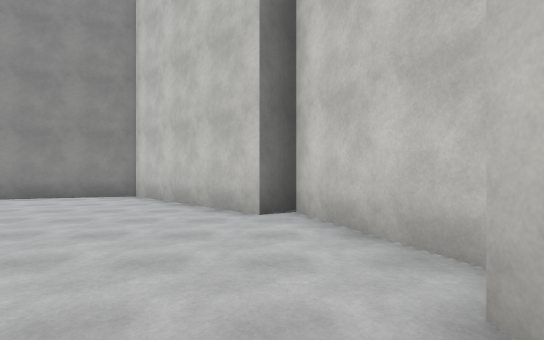
View 1 (above)

23 first-person views from a walk through a scene from a Unity 3-D project. The camera is 1.5 m above the floor, looks level and sees 85° across. The floor is counted in squares, 2 m on a side. Each view is taken from the middle of a square. On the plan, view 1 faces up. The plan holds only what a view shows up to about 10 squares ahead; the rest is blank. The place goes on beyond the plan. The player is left out. Surface patterns are stand-ins for the level's own textures.

View 2
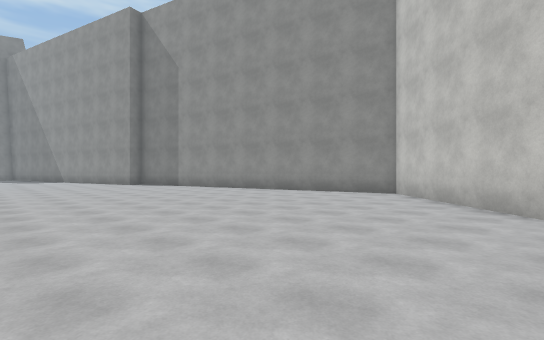

View 3
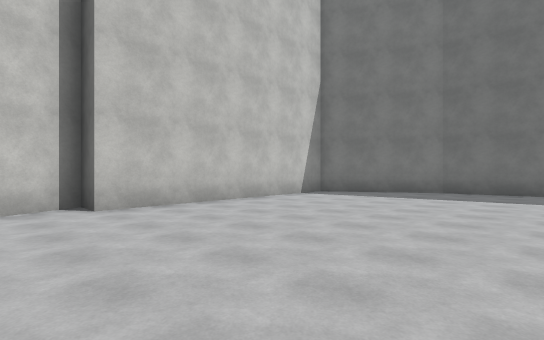

View 4
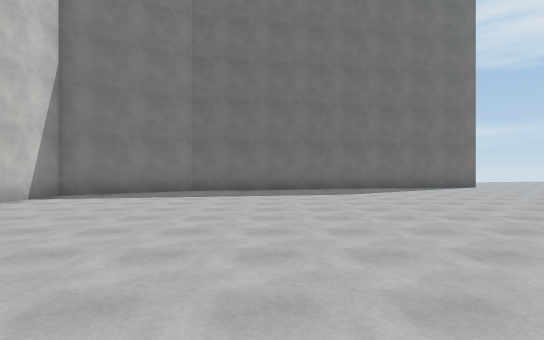

View 5
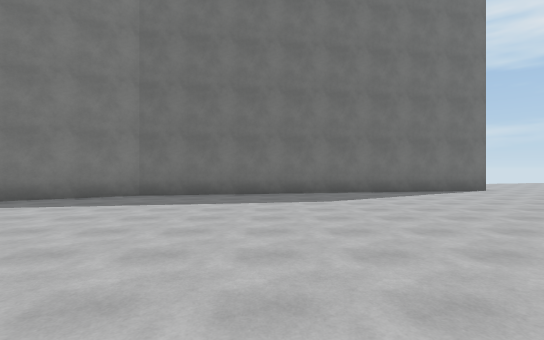

View 6
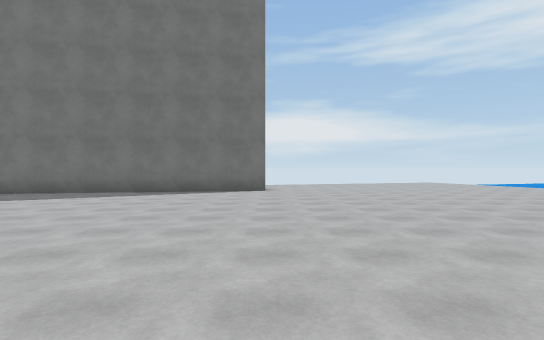

View 7
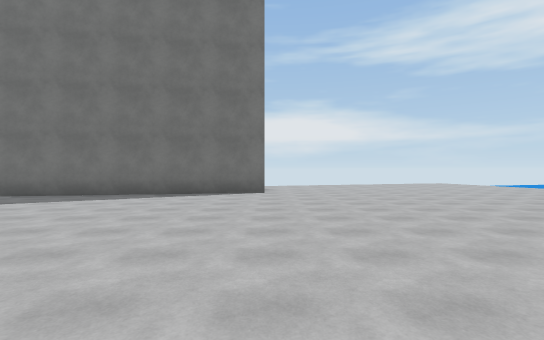

View 8
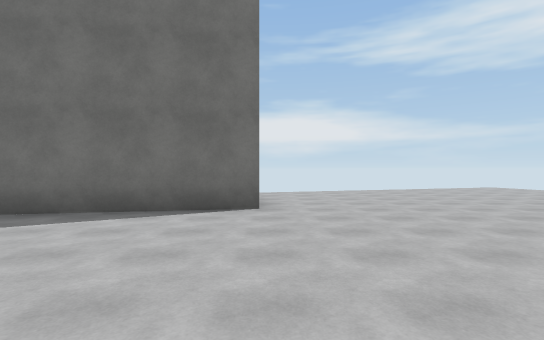

View 9
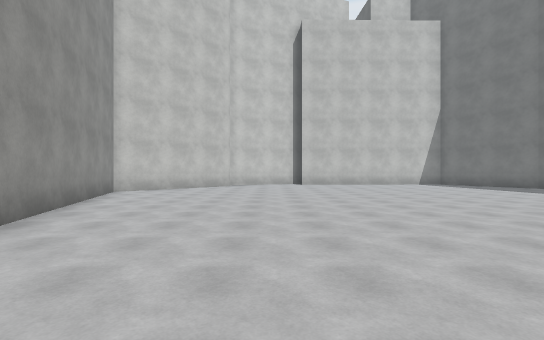

View 10
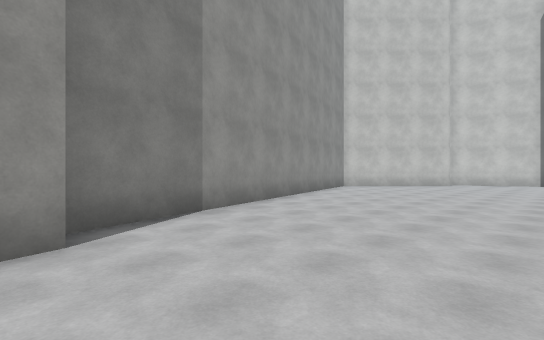

View 11
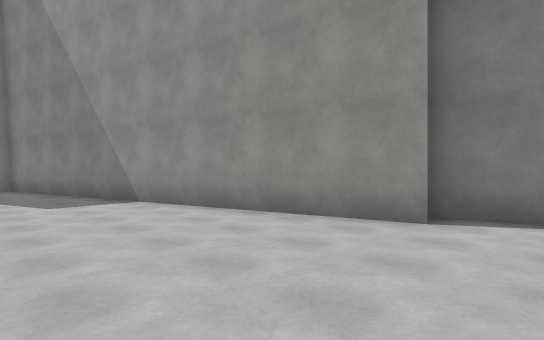

View 12
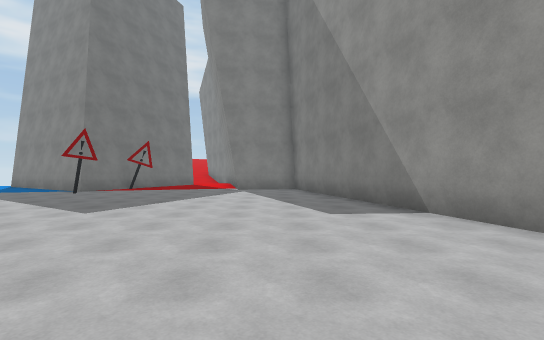

View 13
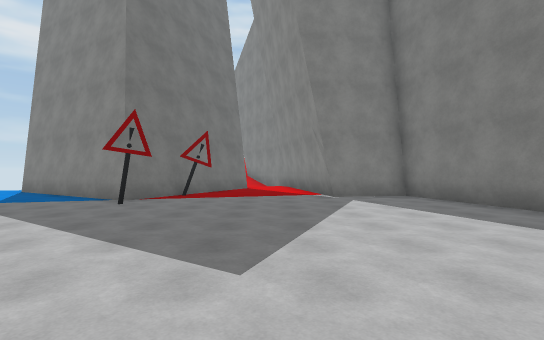

View 14
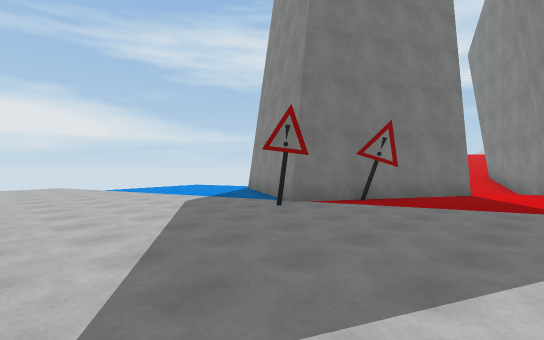

View 15
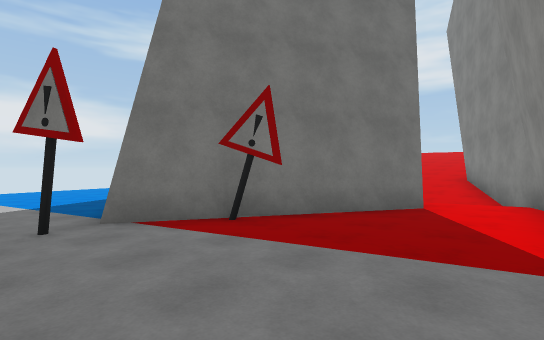

View 16
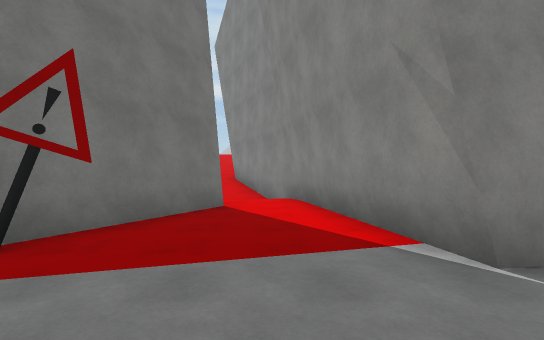

View 17
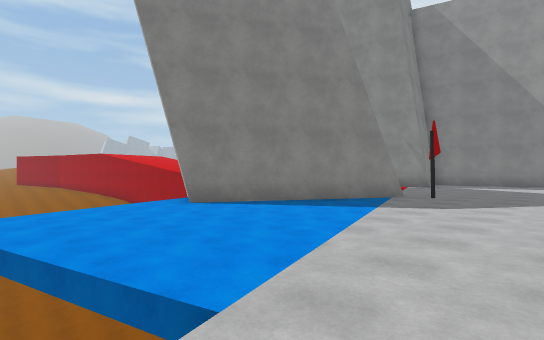

View 18
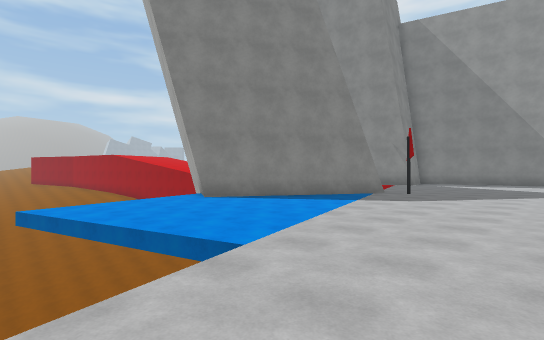

View 19
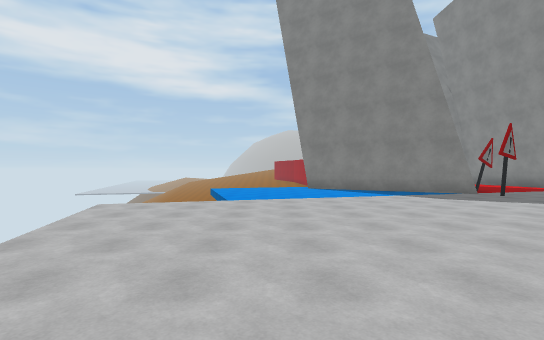

View 20
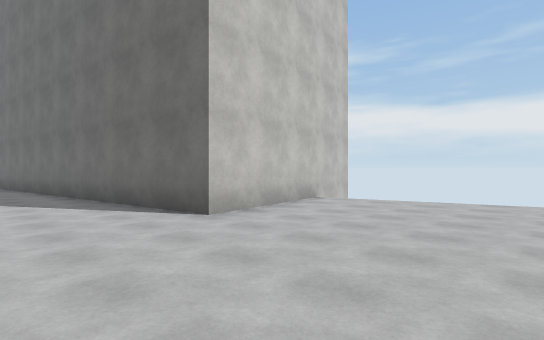

View 21
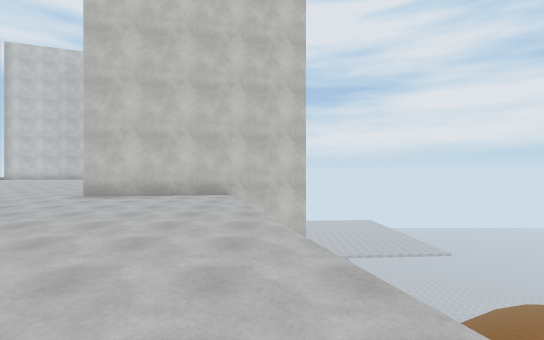

View 22
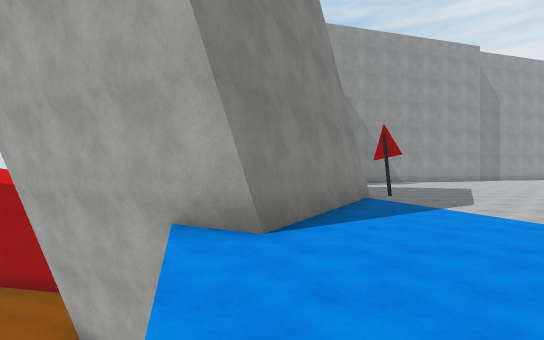

View 23
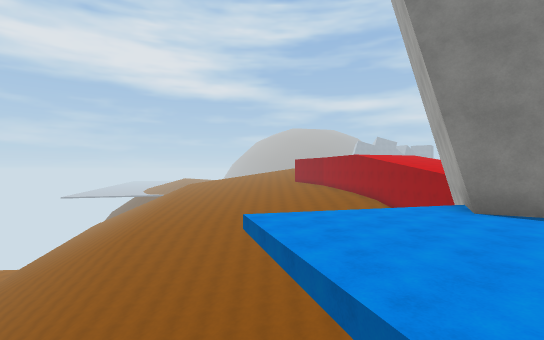

### Floor plan
Key: @ floor where view 1 was taken; # wall or solid block; . floor; v drop or lower ground; O other object.
Columns run from 35 left of view 1 to 2 right of it. Each row starts with its distance up from view 1.
  9                               ###
  8                           #####.##
  7                        ####......##
  6                    #####..........##
  5                   ##...............##
  4                ####.................##
  3            #####.....................#
  2         ####.........................#
  1        ##...........................##
  0        #...........................@#
 -1      ###............................##
 -2   ####...............................#
 -3 ###..................................#
 -4 vv ..................................#
 -5 vv ###.O.............................#
 -6      ###.O..........................##
 -7 vv     ##.........................###
 -8 vv     ##......................####
 -9 v###  ##.................#######
-10   v####...............####
-11    vv##...............#
-12   vvv.................#
-13 vvvv v................#
-14 vvvv v...............v#
-15 vvvv  ..vv .......vv  #
-16  vv        v...vv     v
-17  vv         v

Where each view was taken, in squares from view 1:
view 1: 0 up, 0 right, facing up
view 2: 1 down, 0 right, facing up-left
view 3: 3 up, 5 left, facing down-right
view 4: 3 up, 5 left, facing down
view 5: 1 up, 6 left, facing down
view 6: 1 up, 14 left, facing down
view 7: 0 up, 14 left, facing down
view 8: 4 down, 14 left, facing down
view 9: 3 up, 14 left, facing right
view 10: 1 up, 16 left, facing up-right
view 11: 0 up, 14 left, facing up-left
view 12: 0 up, 16 left, facing left
view 13: 3 down, 19 left, facing left
view 14: 2 down, 21 left, facing down-left
view 15: 2 down, 25 left, facing down-left
view 16: 3 down, 25 left, facing left
view 17: 15 down, 23 left, facing up-left
view 18: 16 down, 22 left, facing up-left
view 19: 13 down, 17 left, facing left
view 20: 7 down, 18 left, facing down-right
view 21: 15 down, 22 left, facing right
view 22: 15 down, 29 left, facing up
view 23: 15 down, 24 left, facing left
